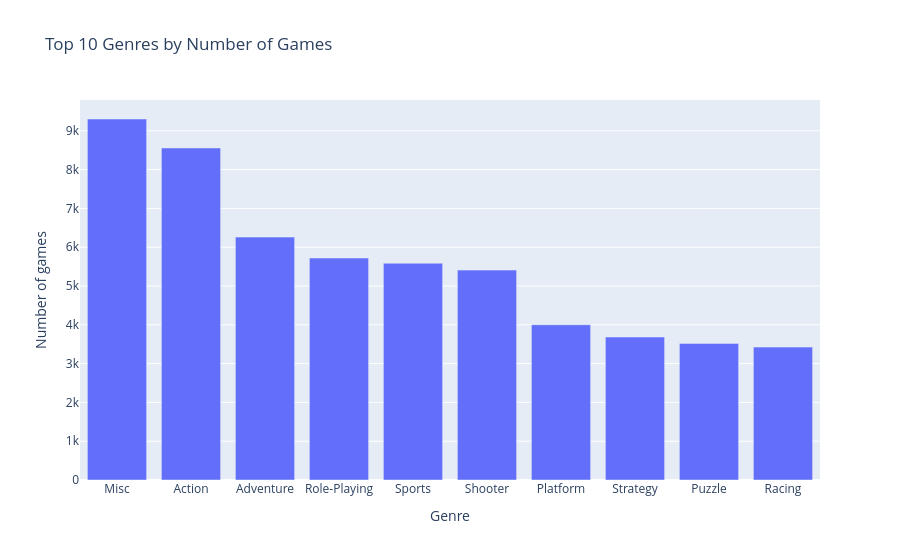

Notebook code for this chart:
### Code cell
# Top 10 generi
top_genres = df["genre"].value_counts().head(10).reset_index()

fig = px.bar(
    top_genres,
    x="genre",
    y="count",
    title="Top 10 Genres by Number of Games",
    labels={
        "genre": "Genre",
        "count": "Number of games"
    }
)

fig.show()

### Figure 1 — Plotly figure (JSON) as saved in the notebook; plotly's stock layout.template omitted (floating-point values rounded to 4 significant figures)
{"data": [{"hovertemplate": "Genre=%{x}<br>Number of games=%{y}<extra></extra>", "legendgroup": "", "marker": {"color": "#636efa", "pattern": {"shape": ""}}, "name": "", "orientation": "v", "showlegend": false, "textposition": "auto", "type": "bar", "x": ["Misc", "Action", "Adventure", "Role-Playing", "Sports", "Shooter", "Platform", "Strategy", "Puzzle", "Racing"], "xaxis": "x", "y": [9304, 8557, 6260, 5721, 5586, 5410, 4001, 3685, 3521, 3425], "yaxis": "y"}], "layout": {"barmode": "relative", "legend": {"tracegroupgap": 0}, "title": {"text": "Top 10 Genres by Number of Games"}, "xaxis": {"anchor": "y", "domain": [0, 1], "title": {"text": "Genre"}}, "yaxis": {"anchor": "x", "domain": [0, 1], "title": {"text": "Number of games"}}}}
